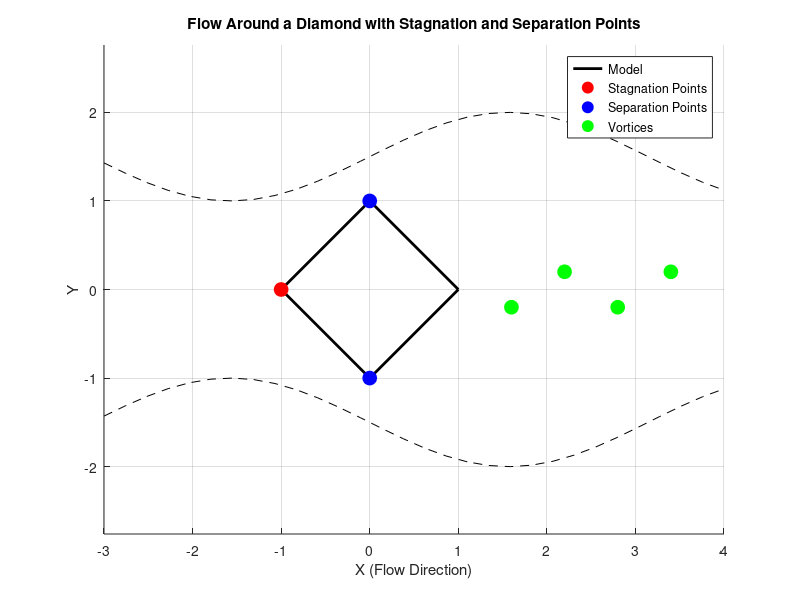

MATLAB code for this plot:
clc;
clear;
close all;

% مختصات لوزی
x_diamond = [-1 0 1 0 -1];  % مختصات X
y_diamond = [0 1 0 -1 0];   % مختصات Y

figure;
hold on;

% رسم لوزی
plot(x_diamond, y_diamond, 'k', 'LineWidth', 2);

% نقطه سکون (گوشه سمت چپ لوزی)
stagnation_point = [-1, 0];
plot(stagnation_point(1), stagnation_point(2), 'ro', 'MarkerSize', 10, 'MarkerFaceColor', 'r');

separation_points_x = [0, 0];  % گوشه بالا
separation_points_y = [1, -1];  % گوشه پایین
plot(separation_points_x, separation_points_y, 'bo', 'MarkerSize', 10, 'MarkerFaceColor', 'b');

% رسم گردابهها پشت لوزی
vortex_spacing = 0.6;
for i = 1:4
    vortex_x = 1 + i * vortex_spacing;
    vortex_y = 0.2 * (-1)^i;
    plot(vortex_x, vortex_y, 'go', 'MarkerSize', 10, 'MarkerFaceColor', 'g');
end

% رسم جریان اطراف لوزی
x_stream = linspace(-3, 4, 30);
y_stream_top = 0.5 * sin(x_stream);  % جریان بالایی
y_stream_bottom = -0.5 * sin(x_stream);  % جریان پایینی

plot(x_stream, y_stream_top + 1.5, '--k');  % جریان بالا
plot(x_stream, y_stream_bottom - 1.5, '--k');  % جریان پایین


axis equal;
xlabel('X (Flow Direction)');
ylabel('Y');
title('Flow Around a Diamond with Stagnation and Separation Points');
legend('Model', 'Stagnation Points', 'Separation Points', 'Vortices');
grid on;
hold off;